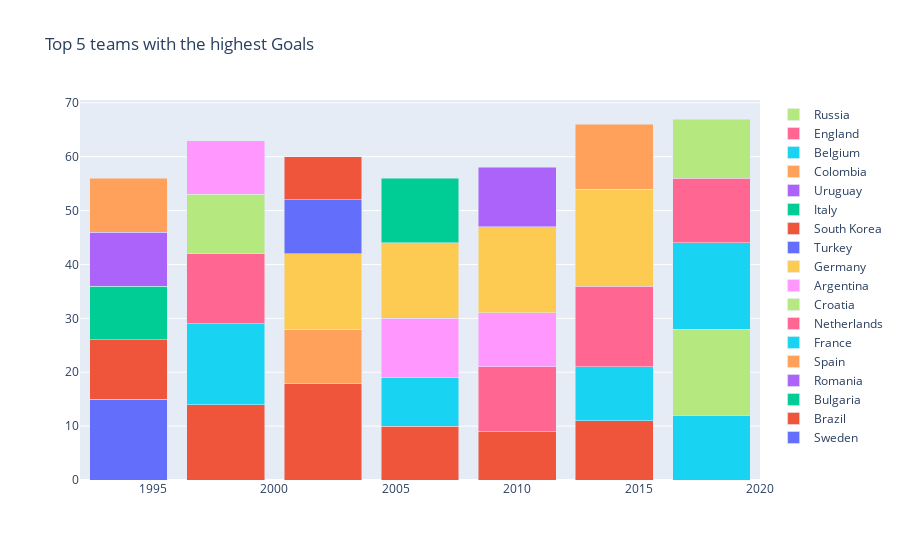

Notebook source saved alongside this figure:
### Code cell
### reference kaggle notebook shivan118
results = []
for team in top5_teams['Country'].drop_duplicates().values:
    year= top5_teams[top5_teams['Country']== team]['Year']
    fifa_team_goals=top5_teams[top5_teams['Country']==team]['Goals']
    
    
    results.append(go.Bar(x= year, y= fifa_team_goals, name = team))
layout = go.Layout(barmode='stack', title='Top 5 teams with the highest Goals', showlegend = True)

fig = go.Figure(data = results, layout = layout)
fig.show()

### Figure 1 — Plotly figure (JSON) as saved in the notebook; plotly's stock layout.template omitted (floating-point values rounded to 4 significant figures)
{"data": [{"name": "Sweden", "type": "bar", "x": [1994], "y": [15]}, {"name": "Brazil", "type": "bar", "x": [1994, 1998, 2002, 2006, 2010, 2014], "y": [11, 14, 18, 10, 9, 11]}, {"name": "Bulgaria", "type": "bar", "x": [1994], "y": [10]}, {"name": "Romania", "type": "bar", "x": [1994], "y": [10]}, {"name": "Spain", "type": "bar", "x": [1994, 2002], "y": [10, 10]}, {"name": "France", "type": "bar", "x": [1998, 2006, 2014, 2018], "y": [15, 9, 10, 12]}, {"name": "Netherlands", "type": "bar", "x": [1998, 2010, 2014], "y": [13, 12, 15]}, {"name": "Croatia", "type": "bar", "x": [1998, 2018], "y": [11, 16]}, {"name": "Argentina", "type": "bar", "x": [1998, 2006, 2010], "y": [10, 11, 10]}, {"name": "Germany", "type": "bar", "x": [2002, 2006, 2010, 2014], "y": [14, 14, 16, 18]}, {"name": "Turkey", "type": "bar", "x": [2002], "y": [10]}, {"name": "South Korea", "type": "bar", "x": [2002], "y": [8]}, {"name": "Italy", "type": "bar", "x": [2006], "y": [12]}, {"name": "Uruguay", "type": "bar", "x": [2010], "y": [11]}, {"name": "Colombia", "type": "bar", "x": [2014], "y": [12]}, {"name": "Belgium", "type": "bar", "x": [2018], "y": [16]}, {"name": "England", "type": "bar", "x": [2018], "y": [12]}, {"name": "Russia", "type": "bar", "x": [2018], "y": [11]}], "layout": {"barmode": "stack", "showlegend": true, "title": {"text": "Top 5 teams with the highest Goals"}}}
